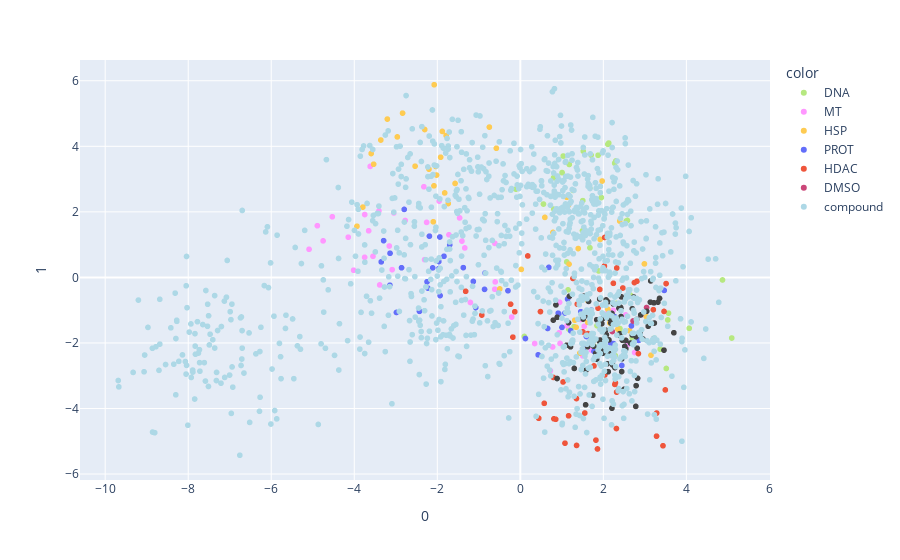

Notebook code cell kept with this figure:
### Code cell
import plotly.express as px
import plotly.graph_objects as go
fig = px.scatter(visualization_data, x=0, y=1, color=visualization_label_class,color_discrete_map=color_map)


fig.show()

#color_drug={'Etoposide':'blue','Paclitaxel':'purple','SAHA':'orange',"17AAG":'#00CC96','MG132':'green','Gemcitabine':'goldenrod','Vinblastine':'magenta',\
#'Apicidin':'red','AUY922':'#FF6692','PS341':'#AB63FA'}
